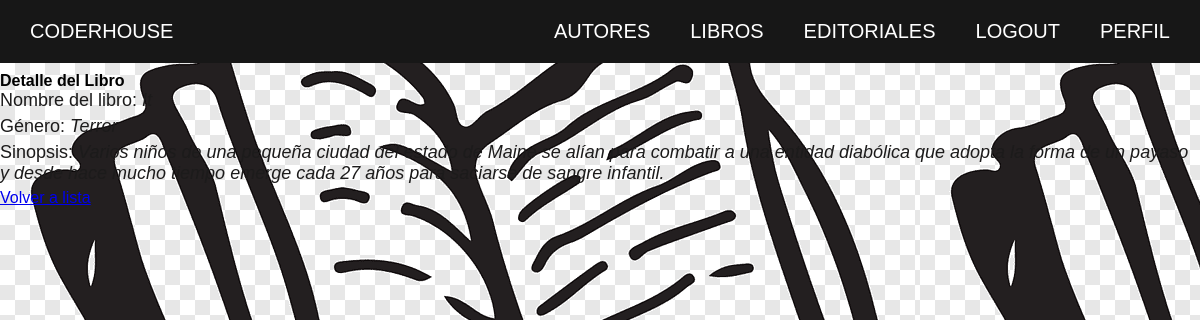
/blog/libro/detalle/1 (signed in), run on the app's committed database.
### blog/models.py (models this page shows, shortened)
class Libro(models.Model):
    class Meta:
        verbose_name_plural = "Libros"
    titulo = models.CharField(max_length=30)
    genero = models.CharField(max_length=30)
    sinopsis = models.CharField(max_length=300)
    publicacion = models.DateField(null=True)

### blog/views.py (the view)
# urls.py: path("libro/detalle/<pk>", LibroDetalle.as_view(), name="LibroDetail"),
class LibroDetalle(LoginRequiredMixin, DetailView):
    model = Libro
    template_name = "blog/libro_detalle.html"

### blog/templates/blog/libro_detalle.html (shortened to what this page needs)
{% extends "blog/padre.html" %}
{% block contenidoUno %}
<h3>Detalle del Libro</h3>
<p>Nombre del libro: <i>{{ libro.titulo }} </i> </p>
<p>Género: <i> {{ libro.genero }}</i></p>
<p>Sinopsis: <i> {{ libro.sinopsis }}</i></p>
<a href="{% url 'libro-lista' %}">Volver a lista</a>
{% endblock %}

### blog/static/blog/estilo1.css (style rules this page uses)
* { margin: 0; padding: 0; border: 0; font-size: 100%; vertical-align: baseline; }
body { background-image: url(transparent-paper.png); font-family: sans-serif; }
p { padding-right: 5%; margin-bottom: 5px; font-size: 18px; color: rgb(28, 27, 27); padding: 0; }

### data on the page
Libro: titulo "It", genero "Terror", sinopsis "Varios niños de una pequeña ciudad del estado de Maine se alían para combatir a una entidad diabólica que adopta la forma de un payaso y desde hace mucho tiempo emerge cada 27 años para saciarse de sangre infantil."
